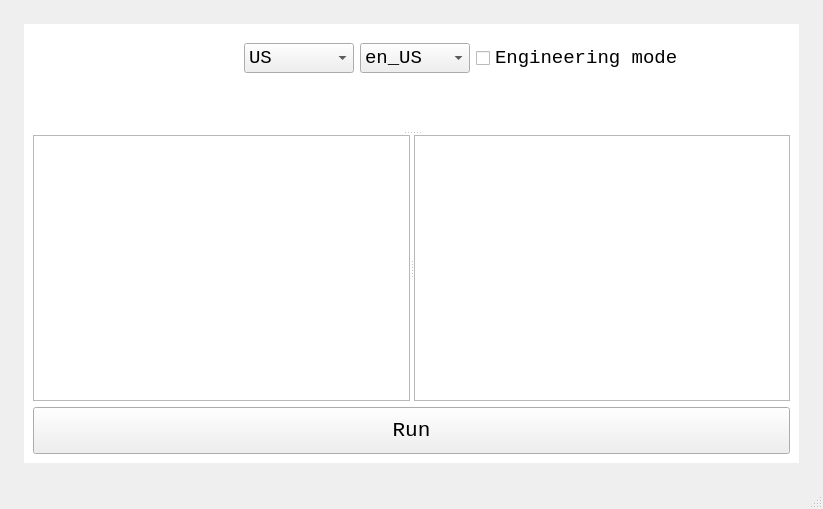
<?xml version="1.0" encoding="UTF-8"?>
<ui version="4.0">
 <class>MainWindow</class>
 <widget class="QMainWindow" name="MainWindow">
  <property name="geometry">
   <rect>
    <x>0</x>
    <y>0</y>
    <width>823</width>
    <height>509</height>
   </rect>
  </property>
  <property name="windowTitle">
   <string>MainWindow</string>
  </property>
  <widget class="QWidget" name="centralwidget">
   <property name="styleSheet">
    <string notr="true"/>
   </property>
   <layout class="QHBoxLayout" name="horizontalLayout_3">
    <property name="leftMargin">
     <number>24</number>
    </property>
    <property name="topMargin">
     <number>24</number>
    </property>
    <property name="rightMargin">
     <number>24</number>
    </property>
    <property name="bottomMargin">
     <number>24</number>
    </property>
    <item>
     <widget class="QWidget" name="container" native="true">
      <property name="styleSheet">
       <string notr="true">QWidget#container{background-color:#FFFFFF}</string>
      </property>
      <layout class="QHBoxLayout" name="horizontalLayout_4">
       <item>
        <layout class="QVBoxLayout" name="verticalLayout">
         <item>
          <layout class="QHBoxLayout" name="horizontalLayout_2">
           <item>
            <layout class="QHBoxLayout" name="horizontalLayout"/>
           </item>
           <item>
            <spacer name="horizontalSpacer">
             <property name="orientation">
              <enum>Qt::Horizontal</enum>
             </property>
             <property name="sizeHint" stdset="0">
              <size>
               <width>40</width>
               <height>20</height>
              </size>
             </property>
            </spacer>
           </item>
           <item>
            <widget class="QComboBox" name="cCodeSelectMenu">
             <property name="visible">
               <bool>false</bool>
             </property>
             <property name="minimumSize">
              <size>
               <width>110</width>
               <height>0</height>
              </size>
             </property>
             <property name="font">
              <font>
               <family>Courier New</family>
               <pointsize>14</pointsize>
              </font>
             </property>
             <property name="styleSheet">
              <string notr="true"/>
             </property>
             <item>
              <property name="text">
               <string>US</string>
              </property>
             </item>
             <item>
              <property name="text">
               <string>Canada</string>
              </property>
             </item>
             <item>
              <property name="text">
               <string>EU</string>
              </property>
             </item>
             <item>
              <property name="text">
               <string>UK</string>
              </property>
             </item>
             <item>
              <property name="text">
               <string>ANZ</string>
              </property>
             </item>
             <item>
              <property name="text">
               <string>MEA</string>
              </property>
             </item>
             <item>
              <property name="text">
               <string>Russia</string>
              </property>
             </item>
             <item>
              <property name="text">
               <string>Qatar</string>
              </property>
             </item>
            </widget>
           </item>
           <item>
            <widget class="QComboBox" name="langSelectMenu">
             <property name="minimumSize">
              <size>
               <width>110</width>
               <height>0</height>
              </size>
             </property>
             <property name="font">
              <font>
               <family>Courier New</family>
               <pointsize>14</pointsize>
              </font>
             </property>
             <property name="styleSheet">
              <string notr="true"/>
             </property>
             <item>
              <property name="text">
               <string>en_US</string>
              </property>
             </item>
             <item>
              <property name="text">
               <string>zh_TW</string>
              </property>
             </item>
             <item>
              <property name="text">
               <string>zh_CN</string>
              </property>
             </item>
             <item>
              <property name="text">
               <string>vi</string>
              </property>
             </item>
            </widget>
           </item>
           <item>
            <widget class="QCheckBox" name="checkBoxEngMode">
             <property name="maximumSize">
              <size>
               <width>582</width>
               <height>16777215</height>
              </size>
             </property>
             <property name="font">
              <font>
               <family>Courier New</family>
               <pointsize>14</pointsize>
              </font>
             </property>
             <property name="text">
              <string>Engineering mode</string>
             </property>
            </widget>
           </item>
           <item>
            <widget class="QLabel" name="logo">
             <property name="minimumSize">
              <size>
               <width>100</width>
               <height>50</height>
              </size>
             </property>
             <property name="text">
              <string/>
             </property>
            </widget>
           </item>
          </layout>
         </item>
         <item>
          <layout class="QHBoxLayout" name="hboxPorts">
           <property name="spacing">
            <number>-1</number>
           </property>
          </layout>
         </item>
         <item>
          <widget class="QSplitter" name="splitter_2">
           <property name="orientation">
            <enum>Qt::Vertical</enum>
           </property>
           <widget class="TableView" name="table_view" native="true">
            <property name="styleSheet">
             <string notr="true">b</string>
            </property>
           </widget>
           <widget class="QSplitter" name="splitter">
            <property name="orientation">
             <enum>Qt::Horizontal</enum>
            </property>
            <widget class="QPlainTextEdit" name="edit1">
             <property name="font">
              <font>
               <family>Arial Narrow</family>
               <pointsize>10</pointsize>
              </font>
             </property>
            </widget>
            <widget class="QPlainTextEdit" name="edit2">
             <property name="font">
              <font>
               <family>Arial Narrow</family>
               <pointsize>10</pointsize>
              </font>
             </property>
            </widget>
           </widget>
          </widget>
         </item>
         <item>
          <widget class="QPushButton" name="pushButton">
           <property name="font">
            <font>
             <family>Courier New</family>
             <pointsize>16</pointsize>
            </font>
           </property>
           <property name="autoFillBackground">
            <bool>false</bool>
           </property>
           <property name="styleSheet">
            <string notr="true">padding:10px</string>
           </property>
           <property name="text">
            <string>Run</string>
           </property>
          </widget>
         </item>
        </layout>
       </item>
      </layout>
     </widget>
    </item>
   </layout>
  </widget>
  <widget class="QStatusBar" name="statusbar"/>
 </widget>
 <customwidgets>
  <customwidget>
   <class>TableView</class>
   <extends>QWidget</extends>
   <header location="global">view/myview.h</header>
   <container>1</container>
  </customwidget>
 </customwidgets>
 <resources/>
 <connections/>
</ui>
